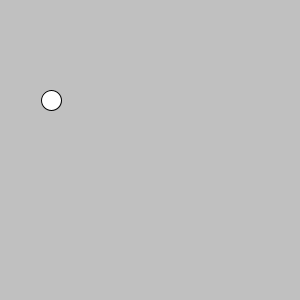
Frame 1 (no input)
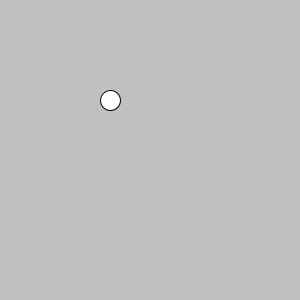
Frame 60 (the mouse pressed at the canvas centre just before this capture)
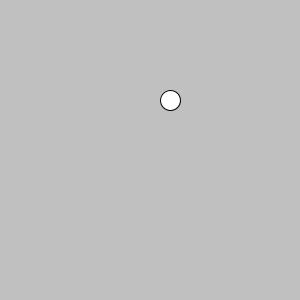
Frame 120 (the mouse held since frame 60 and released just before this capture)

The Processing sketch that drew these frames (run headless with seeded random() and noise(); from frame 60 on, the mouse is pressed at the canvas centre):

// Processing sketch: processing_113019
// ── processing_113019.pde

int diameter=20;
int positionX=50;
int Switch =0;
void setup(){
  size(300,300);
}

void draw(){
  background(192);

  if(positionX >=width-diameter/2){
    Switch =1;
  }
  if(positionX ==diameter/2){
    Switch = 0;
  }
  if(Switch ==0){
    positionX++; //position=position+1;
   } 
    else{
    positionX--;  
 }
 
  ellipse(positionX,100,diameter,diameter);
}
